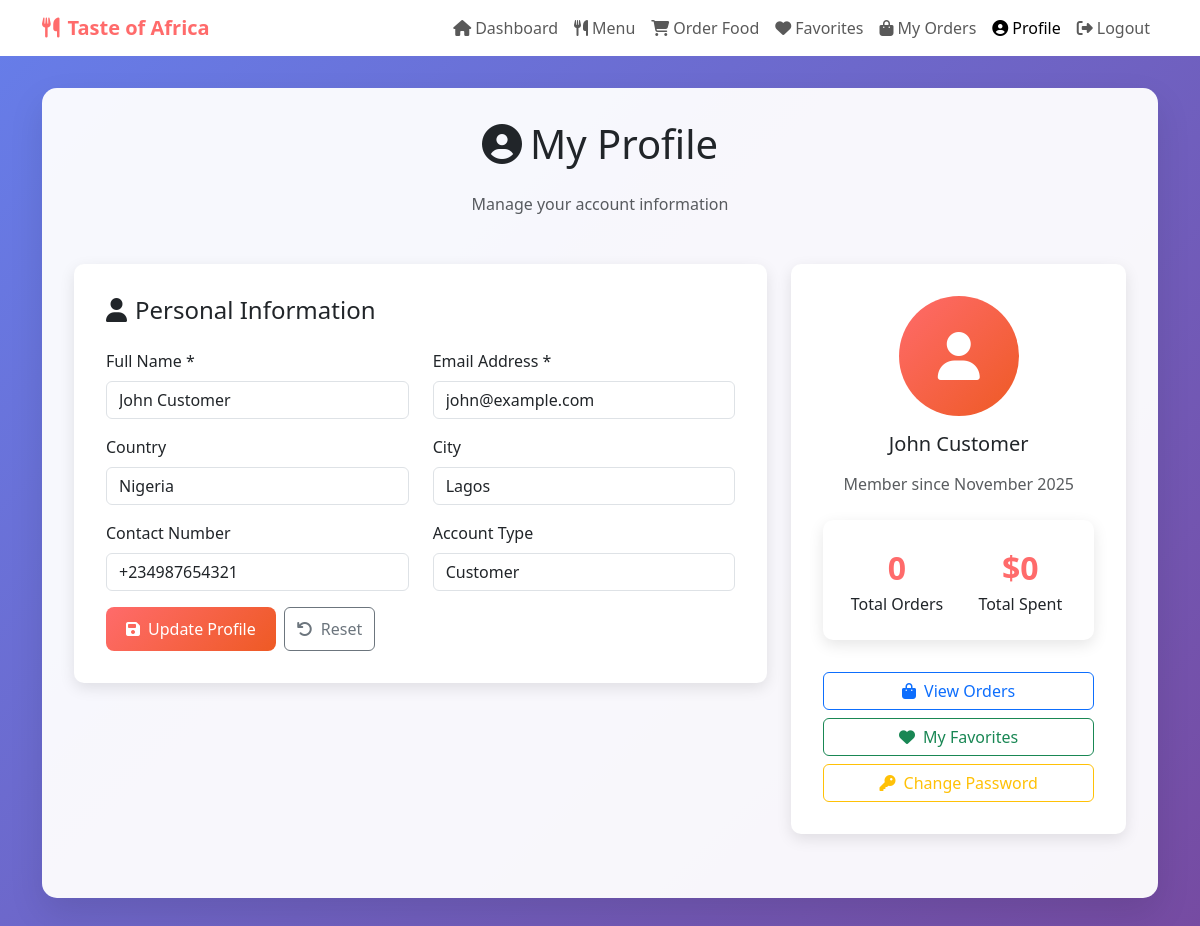
Page /customer/profile.php (signed in) on the committed database.
### tables this page shows
CREATE TABLE IF NOT EXISTS `customer` (
  `customer_id` INT(11) NOT NULL AUTO_INCREMENT,
  `customer_name` VARCHAR(100) NOT NULL,
  `customer_email` VARCHAR(100) NOT NULL,
  `customer_pass` VARCHAR(255) NOT NULL,
  `customer_country` VARCHAR(100) NOT NULL,
  `customer_city` VARCHAR(100) NOT NULL,
  `customer_contact` VARCHAR(20) NOT NULL,
  `customer_image` VARCHAR(255) DEFAULT NULL,
  `user_role` VARCHAR(20) NOT NULL DEFAULT 'customer',
  `created_at` TIMESTAMP DEFAULT CURRENT_TIMESTAMP,
  `updated_at` TIMESTAMP DEFAULT CURRENT_TIMESTAMP ON UPDATE CURRENT_TIMESTAMP,
  PRIMARY KEY (`customer_id`),
  UNIQUE KEY `customer_email` (`customer_email`)
);

### src/settings/core.php (called while the page is built, shortened)
<?php
require_once __DIR__ . '/../../database/database.php';
function get_user_id() {
    return isset($_SESSION['user_id']) ? (int)$_SESSION['user_id'] : null;
}
function get_user_name() {
    return isset($_SESSION['user_name']) ? $_SESSION['user_name'] : null;
}
?>

### database/database.php (called while the page is built, shortened)
<?php
class Database
{
    private static $instance = null;
    private $connection;
    private $host = DB_HOST;
    private $db_name = DB_NAME;
    private $username = DB_USER;
    private $password = DB_PASS;
    private $charset = DB_CHARSET;
    public static function getInstance()
    {
        if (self::$instance === null) {
            self::$instance = new self();
        }
        return self::$instance;
    }
    private function connect()
    {
        $dsn = "mysql:host={$this->host};dbname={$this->db_name};charset={$this->charset}";
        $options = [
            PDO::ATTR_ERRMODE            => PDO::ERRMODE_EXCEPTION,
            PDO::ATTR_DEFAULT_FETCH_MODE => PDO::FETCH_ASSOC,
            PDO::ATTR_EMULATE_PREPARES   => false,
        ];
        try {
            $this->connection = new PDO($dsn, $this->username, $this->password, $options);
        } catch (PDOException $e) {
            throw new PDOException($e->getMessage(), (int)$e->getCode());
        }
    }
    public function getConnection()
    {
        return $this->connection;
    }
}
function getDB()
{
    return Database::getInstance()->getConnection();
}
function executeQuery($sql, $params = [])
{
    $pdo = getDB();
    $stmt = $pdo->prepare($sql);
    $stmt->execute($params);
    return $stmt;
}
function fetchOne($sql, $params = [])
{
    $stmt = executeQuery($sql, $params);
    return $stmt->fetch();
}
?>

### customer/profile.php (the view, shortened to what this page needs)
<?php
require_once '../src/settings/core.php';
$customer_id = get_user_id();
$customer_name = get_user_name();
require_once '../database/database.php';
$customer_details = fetchOne("SELECT * FROM customer WHERE customer_id = ?", [$customer_id]);
?>
<!DOCTYPE html>
<html lang="en">
<head>
    <link href="https://cdn.jsdelivr.net/npm/bootstrap@5.3.0/dist/css/bootstrap.min.css" rel="stylesheet">
    <link href="https://cdnjs.cloudflare.com/ajax/libs/font-awesome/6.4.0/css/all.min.css" rel="stylesheet">
</head>
<body>
    <nav class="navbar navbar-expand-lg navbar-light bg-white">
        <div class="container">
            <a class="navbar-brand fw-bold" href="../index.php" style="color: #ff6b6b;">
                <i class="fas fa-utensils me-2"></i>Taste of Africa
            </a>
            <div class="navbar-nav ms-auto">
                <a class="nav-link" href="customer_dashboard.php">
                    <i class="fas fa-home me-1"></i>Dashboard
                </a>
                <a class="nav-link" href="menu.php">
                    <i class="fas fa-utensils me-1"></i>Menu
                </a>
                <a class="nav-link" href="order_food.php">
                    <i class="fas fa-shopping-cart me-1"></i>Order Food
                </a>
                <a class="nav-link" href="favorites.php">
                    <i class="fas fa-heart me-1"></i>Favorites
                </a>
                <a class="nav-link" href="my_orders.php">
                    <i class="fas fa-shopping-bag me-1"></i>My Orders
                </a>
                <a class="nav-link active" href="profile.php">
                    <i class="fas fa-user-circle me-1"></i>Profile
                </a>
                <a class="nav-link" href="../login/logout.php">
                    <i class="fas fa-sign-out-alt me-1"></i>Logout
                </a>
            </div>
        </div>
    </nav>
    <div class="container">
        <div class="profile-container">
            <h1 class="text-center mb-4">
                <i class="fas fa-user-circle me-2"></i>My Profile
            </h1>
            <p class="text-center text-muted mb-5">Manage your account information</p>
            <div class="row">
                <div class="col-lg-8">
                    <div class="profile-card">
                        <h4 class="mb-4">
                            <i class="fas fa-user me-2"></i>Personal Information
                        </h4>
                        <form method="POST" action="">
                            <div class="row">
                                <div class="col-md-6 mb-3">
                                    <label for="name" class="form-label">Full Name *</label>
                                    <input type="text" class="form-control" id="name" name="name"
                                           value="<?php echo htmlspecialchars($customer_details['customer_name'] ?? ''); ?>" required>
                                </div>
                                <div class="col-md-6 mb-3">
                                    <label for="email" class="form-label">Email Address *</label>
                                    <input type="email" class="form-control" id="email" name="email"
                                           value="<?php echo htmlspecialchars($customer_details['customer_email'] ?? ''); ?>" required>
                                </div>
                            </div>
                            <div class="row">
                                <div class="col-md-6 mb-3">
                                    <label for="country" class="form-label">Country</label>
                                    <input type="text" class="form-control" id="country" name="country"
                                           value="<?php echo htmlspecialchars($customer_details['customer_country'] ?? ''); ?>">
                                </div>
                                <div class="col-md-6 mb-3">
                                    <label for="city" class="form-label">City</label>
                                    <input type="text" class="form-control" id="city" name="city"
                                           value="<?php echo htmlspecialchars($customer_details['customer_city'] ?? ''); ?>">
                                </div>
                            </div>
                            <div class="row">
                                <div class="col-md-6 mb-3">
                                    <label for="contact" class="form-label">Contact Number</label>
                                    <input type="tel" class="form-control" id="contact" name="contact"
                                           value="<?php echo htmlspecialchars($customer_details['customer_contact'] ?? ''); ?>">
                                </div>
                                <div class="col-md-6 mb-3">
                                    <label for="role" class="form-label">Account Type</label>
                                    <input type="text" class="form-control" id="role"
                                           value="<?php echo ucfirst($customer_details['user_role'] ?? 'customer'); ?>" readonly>
                                </div>
                            </div>
                            <div class="d-flex gap-2">
                                <button type="submit" class="btn btn-profile">
                                    <i class="fas fa-save me-2"></i>Update Profile
                                </button>
                                <button type="button" class="btn btn-outline-secondary" onclick="resetForm()">
                                    <i class="fas fa-undo me-2"></i>Reset
                                </button>
                            </div>
                        </form>
                    </div>
                </div>
                <div class="col-lg-4">
                    <div class="profile-card">
                        <div class="profile-avatar">
                            <i class="fas fa-user"></i>
                        </div>
                        <h5 class="text-center mb-3"><?php echo htmlspecialchars($customer_name); ?></h5>
                        <p class="text-center text-muted mb-4">Member since <?php echo date('F Y', strtotime($customer_details['created_at'] ?? 'now')); ?></p>
                        <div class="stats-card">
                            <div class="row">
                                <div class="col-6">
                                    <div class="stats-number">
                                        <?php
                                        $order_count = fetchOne("SELECT COUNT(*) as count FROM orders WHERE customer_id = ?", [$customer_id]);
                                        echo $order_count['count'] ?? 0;
                                        ?>
                                    </div>
                                    <div>Total Orders</div>
                                </div>
                                <div class="col-6">
                                    <div class="stats-number">
                                        <?php
                                        $total_spent = fetchOne("
                                            SELECT COALESCE(SUM(p.product_price * od.qty), 0) as total
                                            FROM orders o
                                            LEFT JOIN orderdetails od ON o.order_id = od.order_id
                                            LEFT JOIN products p ON od.product_id = p.product_id
                                            WHERE o.customer_id = ?
                                        ", [$customer_id]);
                                        echo '$' . number_format($total_spent['total'] ?? 0, 0);
                                        ?>
                                    </div>
                                    <div>Total Spent</div>
                                </div>
                            </div>
                        </div>
                        <div class="d-grid gap-2">
                            <a href="my_orders.php" class="btn btn-outline-primary">
                                <i class="fas fa-shopping-bag me-2"></i>View Orders
                            </a>
                            <a href="favorites.php" class="btn btn-outline-success">
                                <i class="fas fa-heart me-2"></i>My Favorites
                            </a>
                            <button class="btn btn-outline-warning" onclick="changePassword()">
                                <i class="fas fa-key me-2"></i>Change Password
                            </button>
                        </div>
                    </div>
                </div>
            </div>
        </div>
    </div>
</body>
</html>

### customer/profile.php (style rules this page uses)
body { background: linear-gradient(135deg, #667eea 0%, #764ba2 100%); min-height: 100vh; font-family: 'Segoe UI', Tahoma, Geneva, Verdana, sans-serif; }
.profile-container { background: rgba(255, 255, 255, 0.95); border-radius: 15px; margin: 2rem 0; padding: 2rem; box-shadow: 0 15px 35px rgba(0, 0, 0, 0.1); }
.profile-card { background: white; border-radius: 10px; padding: 2rem; margin-bottom: 2rem; box-shadow: 0 5px 15px rgba(0, 0, 0, 0.1); }
.profile-avatar { width: 120px; height: 120px; border-radius: 50%; background: linear-gradient(135deg, #ff6b6b, #ee5a24); display: flex; align-items: center; justify-content: center; color: white; font-size: 3rem; margin: 0 auto 1rem; }
.btn-profile { background: linear-gradient(135deg, #ff6b6b, #ee5a24); border: none; color: white; padding: 10px 20px; border-radius: 8px; transition: all 0.3s ease; }
.stats-card { background: white; border-radius: 10px; padding: 1.5rem; margin-bottom: 2rem; box-shadow: 0 5px 15px rgba(0, 0, 0, 0.1); text-align: center; }
.stats-number { font-size: 2rem; font-weight: bold; color: #ff6b6b; }

### rows in the picture
customer: name "John Customer", email "john@example.com", country "Nigeria", city "Lagos", contact "+234987654321", user_role "Customer", created_at "November 2025"

### other values in the picture
$customer_name "John Customer"
$order_count['count'] "0"
$total_spent['total'] "0"
